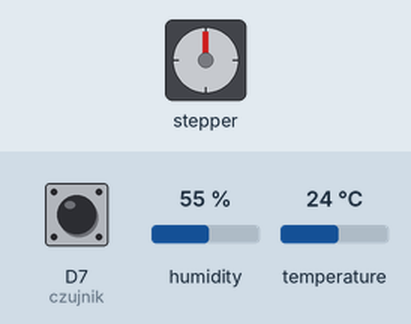
Bench run of a sketch on a simulated ESP8266 (NodeMCU). Shown: stepper motor. The test bench sets the inputs (shaded band); at power-on: temperature 24 °C, D7 (czujnik) HIGH, humidity 55 %. WiFi joins after 1.5 s; servers stay silent unless stated; no MQTT or app messages arrive unless stated; stepper angles assume 4098 steps per turn; what the sketch prints to the serial monitor is not drawn.

Above: at 2.7 s.
2.8 s: temperature set to 21 °C
4.8 s: temperature set to 18 °C
At 7.87 s:
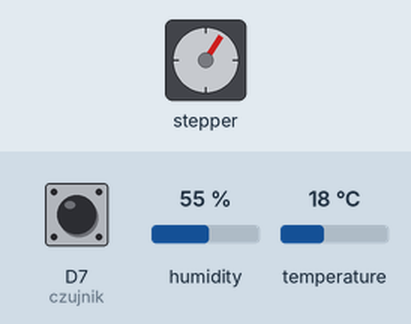
8.3 s: temperature set to 4 °C
At 9.81 s:
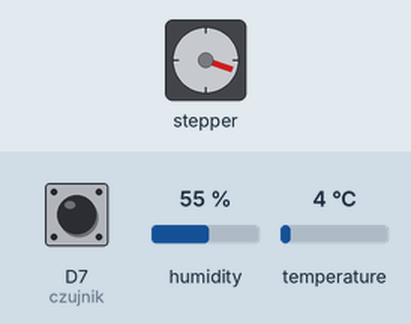
Timing chart, 0 to 27.3 s (numbered marks = the images above; inputs shaded):
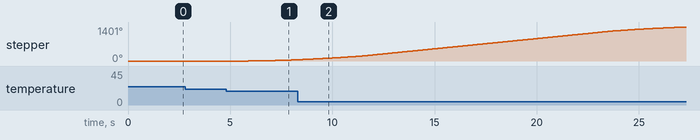

The sketch:

KodPozycjaWyswietlana.ino
```cpp
#include <AccelStepper.h>
#include <ESP8266WiFi.h>
#include <PubSubClient.h>
#include <Adafruit_Sensor.h>
#include "DHT.h"

const int steps_per_rev = 4098;
#define IN1 D6
#define IN2 D3
#define IN3 D0
#define IN4 D5
#define czujnik D7
//#define GORA (1)
//#define DOL (0)
#define STOI (4)
#define JEDZ_GORA (2)
#define JEDZ_DOL (3)
#define DO_GORY (4*4098)
#define W_DOL (0)
#define DHTTYPE DHT11
#define DHTPin D4


DHT dht(DHTPin, DHTTYPE);

//const char* ssid = "BeskidMedia_7410";
//const char* password = "VBLN8SXg";
const char* ssid = "MW40V_8539";
const char* password = "02893406";
const char* mqtt_server = "broker.hivemq.com";

AccelStepper motor(AccelStepper::HALF4WIRE, IN1, IN3, IN2, IN4);

WiFiClient espClient;
PubSubClient client(espClient);

unsigned long lastMsg = 0;
unsigned long ostatnia = 0;
#define MSG_BUFFER_SIZE  (70)
char msg[MSG_BUFFER_SIZE];
char informacja[5];
char wiadomosc[MSG_BUFFER_SIZE];
int stan;
int licznik = 0;
int aktualnaPozycja = 0;
int temp = 0 ;
int wilgotnosc=0;

//funkcja do łaczenia z wifi
void setup_wifi() {

  WiFi.mode(WIFI_STA);
  WiFi.begin(ssid, password);

  while (WiFi.status() != WL_CONNECTED) {
    delay(500);
  }

  //randomSeed(micros()); // wyrzucic

  //Serial.println("WiFi connected");
}


void callback(char* topic, byte* payload, unsigned int length) {

  for (int i = 0; i < 5; i++)
  {
     informacja[i]='\0';
  }
  for (int i = 0; i < length; i++) {

    informacja[i]=(char)payload[i];
  }
  //Serial.println(informacja);

}

void reconnect() {

  while (!client.connected()) {
   // Serial.print("Attempting MQTT connection...");
    // Create a random client ID
   // String clientId = "ESP8266Client-"; // inne id a nie randomowe
    //clientId += String(random(0xffff), HEX);
    // Attempt to connect
    if (client.connect("NataliaiAnnaKlientESP")) {
      Serial.println("connected");
      client.subscribe("roletkaProjekt");
    }
    else {
      //Serial.print("failed, rc=");
      //Serial.print(client.state()); // usunac to z raportu it
     // Serial.println(" try again in 5 seconds");
      // Wait 5 seconds before retrying
      delay(5000); //nw czy tu nie zmienić na wiecej czasu
    }

  }
}

void setup() {

  pinMode(czujnik, INPUT);
  Serial.begin(115200);

  delay(10);
  dht.begin();

  motor.setCurrentPosition(0);
  motor.setMaxSpeed(1000);
  motor.setAcceleration(200);
  motor.setSpeed(600);

  while(digitalRead(czujnik)==LOW){
    motor.move(100);
    motor.run();
    yield();
  }

  motor.setCurrentPosition(0);

  stan = STOI;

  setup_wifi();
  client.setServer(mqtt_server, 1883);
  client.setCallback(callback);
}

void loop() {

    if (!client.connected()) {
      reconnect();
    }
  client.loop();

  Serial.println(dht.readTemperature());

  if(stan != JEDZ_DOL && dht.readTemperature()>30){
    stan = JEDZ_DOL;
    motor.moveTo(W_DOL);
  }

  if(stan != JEDZ_GORA && dht.readTemperature()<20){
    stan = JEDZ_GORA;
    motor.moveTo(DO_GORY);
  }

  if(informacja[0]=='o' && informacja[1]=='n')
  {
        if(stan != JEDZ_GORA){
          stan = JEDZ_GORA; // stan poruszania się do gory
          motor.moveTo(DO_GORY);
        }
       // else{
     ///     snprintf (msg, MSG_BUFFER_SIZE,"Roller is already going up");
       // }

        for (int i = 0; i < 5; i++)
        {
           informacja[i]='\0';
        }

  }

  if(informacja[0]=='o' && informacja[1]=='f' && informacja[2]=='f')
  {
          if(stan != JEDZ_DOL){
            stan = JEDZ_DOL; // stan poruszania się
            motor.moveTo(W_DOL);
          }
            for (int i = 0; i < 5; i++)
            {
               informacja[i]='\0';
            }
  }

  if(informacja[0]=='s' && informacja[1]=='t' && informacja[2]=='o' && informacja[3]=='p'){

            if(stan != STOI)
            {
              motor.stop();
              stan = STOI;
              aktualnaPozycja=motor.currentPosition()*100/(4*4098);
              snprintf (msg, MSG_BUFFER_SIZE,"Roller stopped, degree of exposure %ld percent", aktualnaPozycja);
            }
            for (int i = 0; i < 5; i++)
            {
               informacja[i]='\0';
            }
  }

  if(stan == JEDZ_GORA){
    jazda_gora();
  }
  if(stan == JEDZ_DOL){
    jazda_dol();
  }

  unsigned long now = millis();

  if (now - lastMsg > 1000) {

    lastMsg = now;
    client.publish("roletkaprojekcik", msg);
  }

   unsigned long teraz = millis();

  if (teraz - ostatnia > 5000) {

    ostatnia = teraz;
    temp = dht.readTemperature();
    wilgotnosc=dht.readHumidity();
    snprintf (wiadomosc, MSG_BUFFER_SIZE,"Temperature: %ld C, Humidity: %ld percent RH", temp, wilgotnosc);
    client.publish("czujnikiPomiary", wiadomosc);
  }
}


void jazda_dol(){

      motor.run();
      snprintf (msg, MSG_BUFFER_SIZE,"Roller is going down");

      if(motor.distanceToGo()==0){
        stan = STOI;
        aktualnaPozycja=motor.currentPosition()*100/(4*4098);
        snprintf (msg, MSG_BUFFER_SIZE,"Roller's rolled down, degree of exposure %ld percent", aktualnaPozycja);
      }
}

void jazda_gora(){

    motor.run();
    snprintf (msg, MSG_BUFFER_SIZE,"Roller is going up");

    if(motor.distanceToGo()==0){
      stan = STOI; //rolete zwinieta
      aktualnaPozycja=motor.currentPosition()*100/(4*4098);
      snprintf (msg, MSG_BUFFER_SIZE,"Roller's rolled up, degree of exposure %ld percent", aktualnaPozycja);
    }
}
```

Measured:
- the behaviour switches between 20 and 19 °C on temperature (found by bisection; images 0 and 1)
- after the input at 4.8 s, stepper: keeps turning clockwise at about 22°/s, starting after 1.1 s
